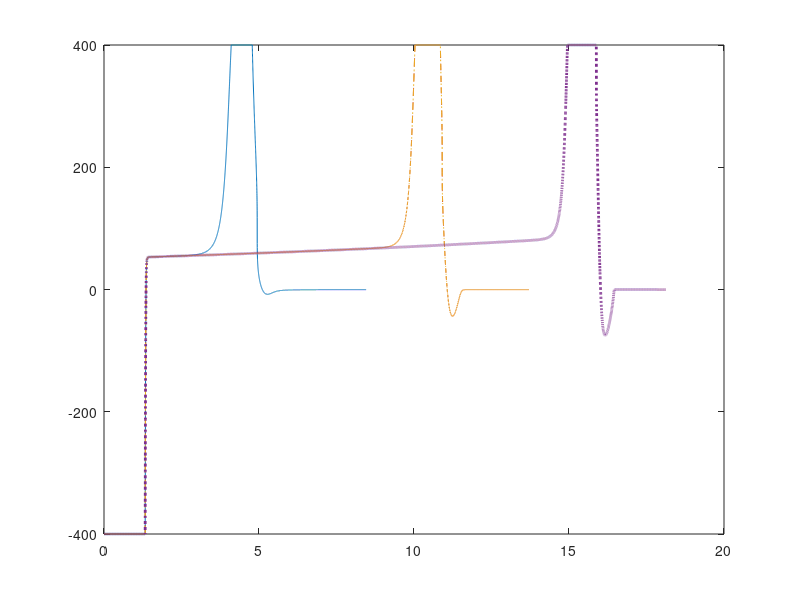

Recreate this plot in MATLAB.
d1=load("0.mat");
d2 = load("90.mat");
d3 = load("n90.mat");
d4 = load("180.mat");

time = 0 : 0.001 : 40;

x1 = d1.XM;
y1 = d1.YM;
n1 = d1.n;
a1 = d1.AM; 


x2 = d2.XM;
y2 = d2.YM;
n2 = d2.n;
a2 = d2.AM; 

x3 = d3.XM;
y3 = d3.YM;
n3 = d3.n;
a3 = d3.AM; 

x4 = d4.XM;
y4 = d4.YM;
n4 = d4.n;
a4 = d4.AM; 


plot(x1(1:n1-1),y1(1:n1-1),'-',x2(1:n2-1),y2(1:n2-1),'--',x3(1:n3-1),y3(1:n3-1),'-.',x4(1:n4-1),y4(1:n4-1),':','LineWidth',2);


plot(time(1:n1-1),a1(1:n1-1),'-',time(1:n2-1),a2(1:n2-1),'--',time(1:n3-1),a3(1:n3-1),'-.',time(1:n4-1),a4(1:n4-1),':','LineWidth',2);


disp(d1.sum);
disp(d2.sum);
disp(d3.sum);
disp(d4.sum);